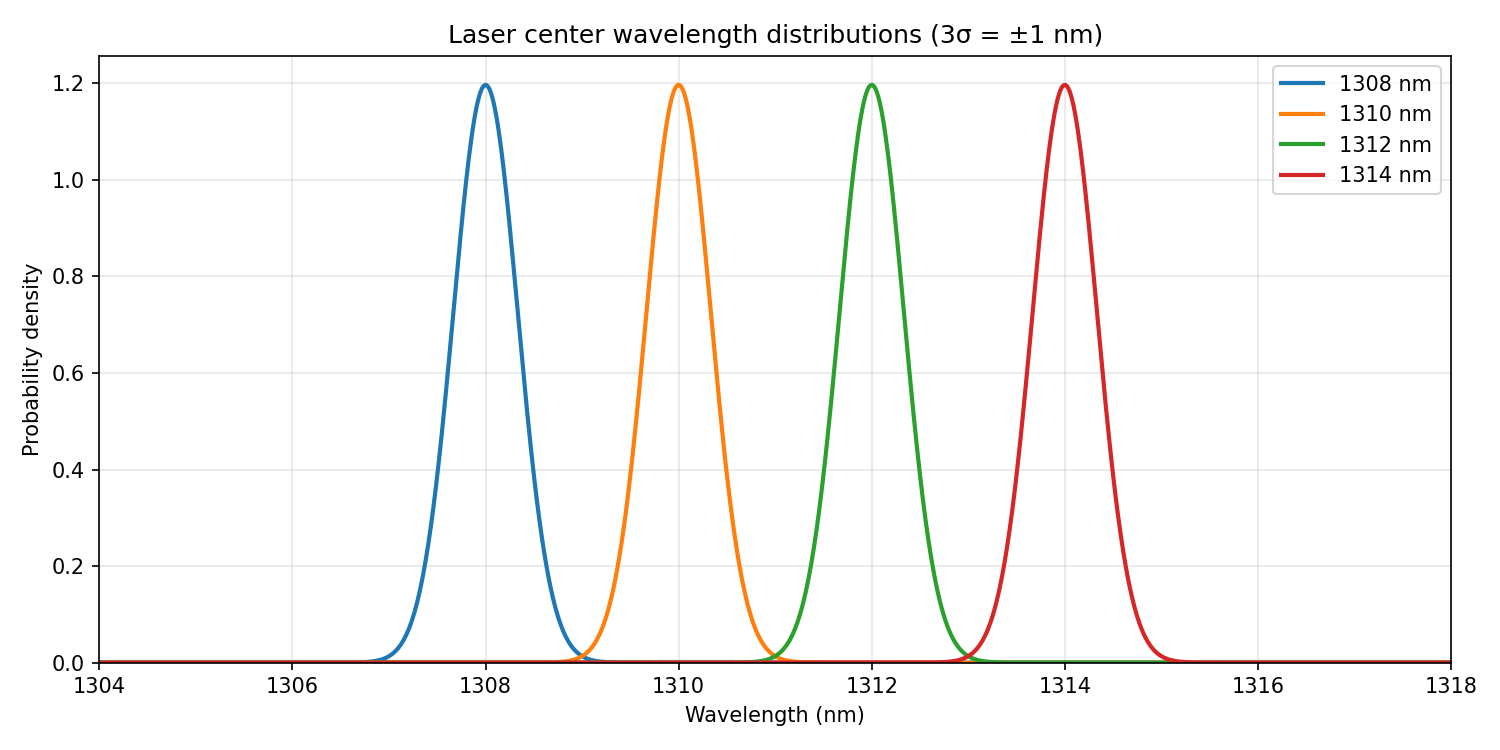

This figure's Python source:
"""
Four laser types with center wavelengths at 1308, 1310, 1312, 1314 nm.
Each has a 3-sigma distribution of +/- 1 nm in center wavelength.
"""

import numpy as np
import matplotlib
matplotlib.use("Agg")  # non-interactive backend for saving without display
import matplotlib.pyplot as plt

# Laser center wavelengths (nm)
CENTERS = [1308, 1310, 1312, 1314]

# 3-sigma = +/- 1 nm  =>  sigma = 1/3 nm
SIGMA = 1.0 / 3.0  # nm

# Wavelength range for plotting
WL_MIN = 1304
WL_MAX = 1318
N_POINTS = 1000

wavelength = np.linspace(WL_MIN, WL_MAX, N_POINTS)


def gaussian(wl: np.ndarray, mu: float, sigma: float) -> np.ndarray:
    """Normal (Gaussian) PDF."""
    return (1 / (sigma * np.sqrt(2 * np.pi))) * np.exp(-0.5 * ((wl - mu) / sigma) ** 2)


def main():
    fig, ax = plt.subplots(figsize=(10, 5))

    colors = ["#1f77b4", "#ff7f0e", "#2ca02c", "#d62728"]
    labels = [f"{c} nm" for c in CENTERS]

    for center, color, label in zip(CENTERS, colors, labels):
        pdf = gaussian(wavelength, center, SIGMA)
        ax.plot(wavelength, pdf, color=color, label=label, linewidth=2)

    ax.set_xlabel("Wavelength (nm)")
    ax.set_ylabel("Probability density")
    ax.set_title("Laser center wavelength distributions (3σ = ±1 nm)")
    ax.legend()
    ax.grid(True, alpha=0.3)
    ax.set_xlim(WL_MIN, WL_MAX)
    ax.set_ylim(bottom=0)
    plt.tight_layout()
    plt.savefig("laser_wavelength_distributions.png", dpi=150)
    print("Saved laser_wavelength_distributions.png")


if __name__ == "__main__":
    main()
